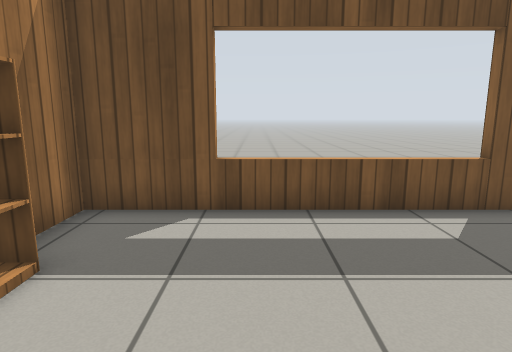
view 1 (above)

20 first-person views from a walk through a robot-simulator world made for Gazebo. The camera is 0.9 m above the floor, tilts 10° down and sees 75° across. The floor is counted in squares, 0.5 m on a side. Each view is taken from the middle of a square. On the plan, view 1 faces up. The plan holds only what a view shows up to about 17 squares ahead; the rest is blank. Gazebo's built-in surfaces are drawn with simple patterns.

view 2
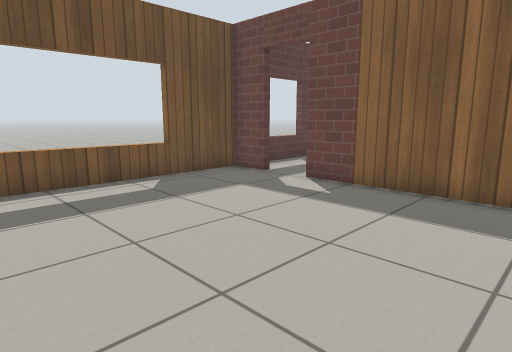

view 3
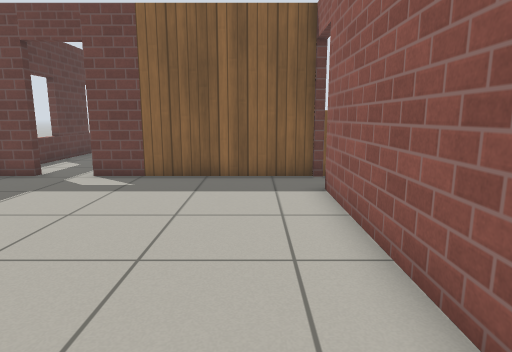

view 4
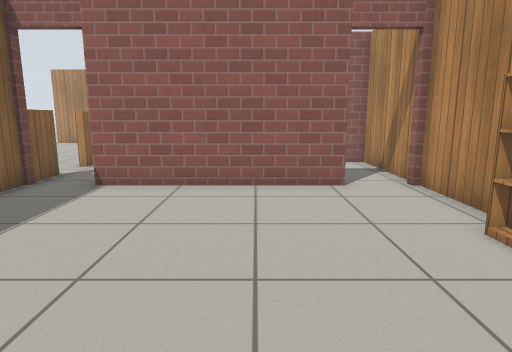

view 5
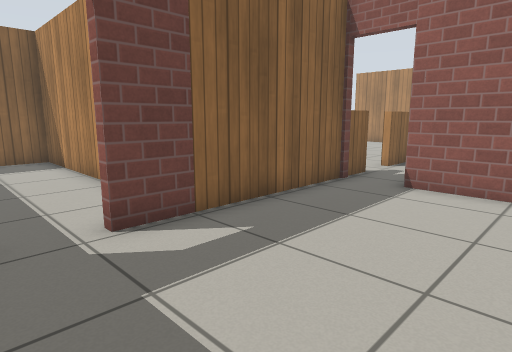

view 6
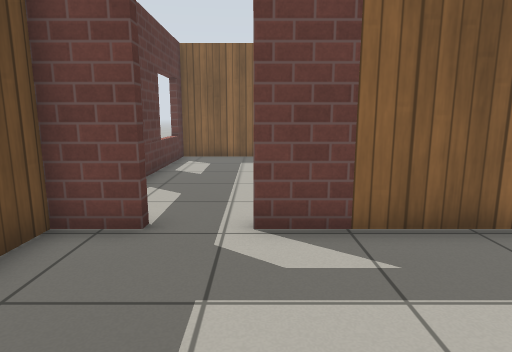

view 7
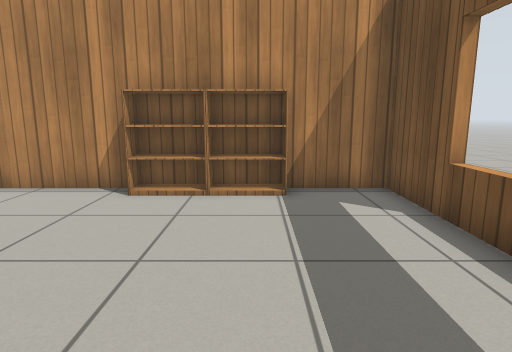

view 8
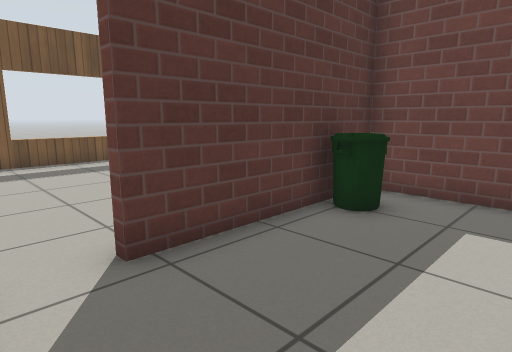

view 9
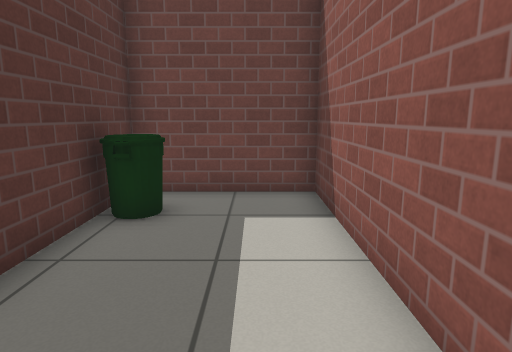

view 10
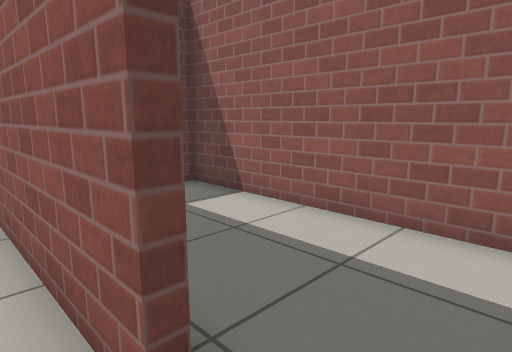

view 11
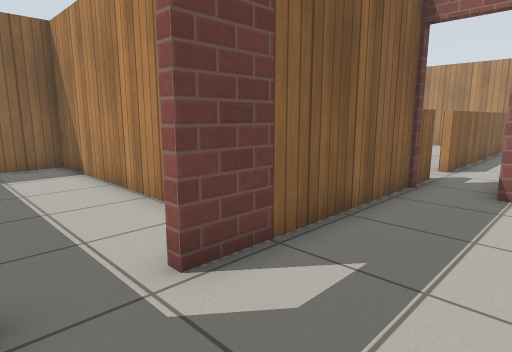

view 12
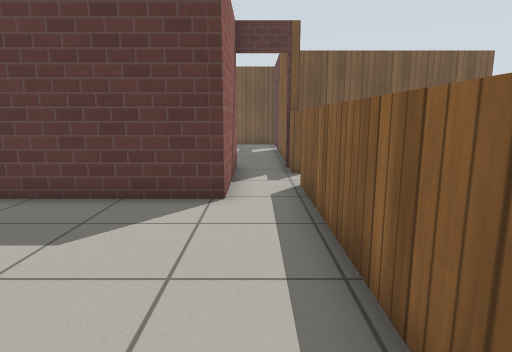

view 13
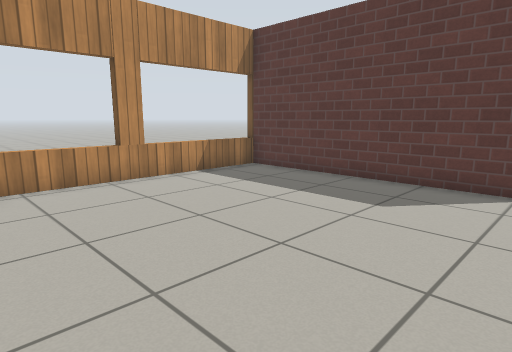

view 14
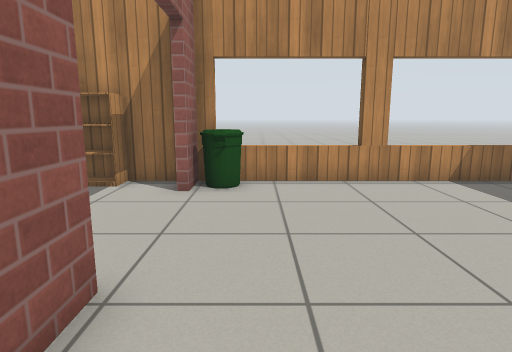

view 15
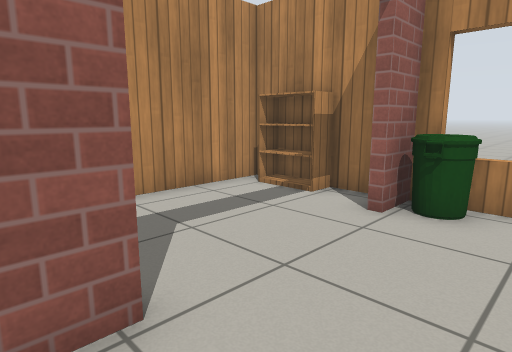

view 16
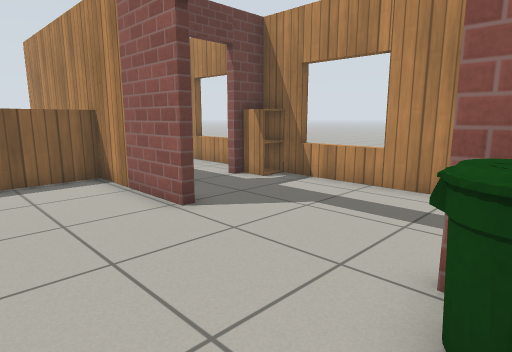

view 17
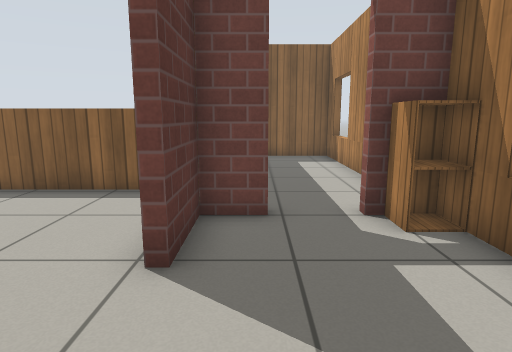

view 18
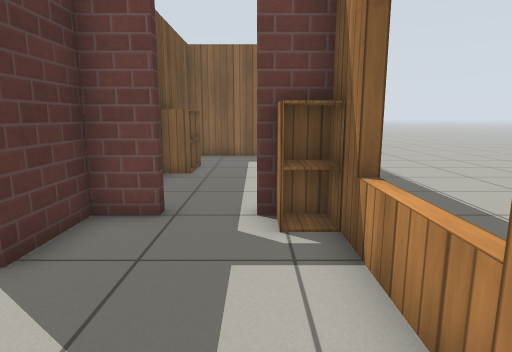

view 19
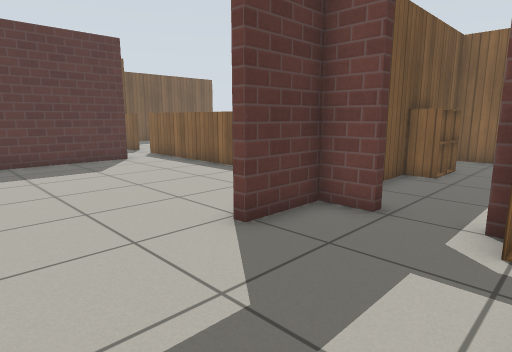

view 20
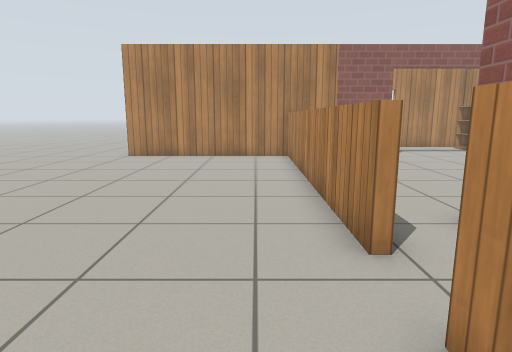

### Floor plan
Points are (right, up) in squares from view 1. A wall is a line through its corners. A room is listed if a view was taken in it or the views show most of it. See-through windows are left out.
Room 1 (views 1, 2, 3, 4, 5, 6, 7, 10, 11)
walls: (-1.4, -3.8) (5.3, -3.8); (7.2, 4.7) (7.2, 6.3) (-3.4, 6.3) (-3.4, -3.8); (7.2, -4) (7.2, 3.1)
ways out: open door at (-2.5, -4) to room 2; open door at (6.5, -4) to room 5; open door at (7, 3.5) to room 7
objects: bookshelf (-3, 0) to (-3, 1); bookshelf (-3, 2) to (-3, 3)
Room 2 (views 8, 9)
walls: (-3.4, -4.5) (-3.4, -8.5) (5, -8.5) (5, -4.1) (-1.4, -4.1)
ways out: open door at (-2.5, -4) to room 1
objects: bin (3, -5)
Room 3 (views 12, 13, 14, 15, 16)
walls: (2.7, -18.6) (7.1, -18.6); (-3.4, -8.6) (-3.4, -18.6) (-2, -18.6); (7.2, -5.5) (7.2, -4); (5.3, -3.8) (5.3, -8.7) (-3.7, -8.7); (7.6, -4.1) (7, -4.1)
low walls: (7.2, -18.8) (7.2, -7.1)
ways out: open door at (0, -19) to room 4; opening at (7, -6) to room 5
objects: bin (-3, -18) to (-2, -18)
Room 4 (views 17, 18, 19)
walls: (3.4, -23.8) (3.4, -23.3); (5, -20.2) (5, -19) (2.7, -19); (5, -22.5) (5, -22); (-3.4, -19.3) (-3.4, -23.4) (3.5, -23.4)
ways out: open door at (0, -19) to room 3; open door at (5, -21.5) to room 6
objects: bookshelf (-3, -22) to (-3, -21); cabinet (4, -23) to (5, -23)
Room 5 (view 20)
walls: (16.6, 1.1) (8.1, 1.1); (11.4, -18.6) (15, -18.6); (7.1, -18.6) (9.5, -18.6); (11.3, 6.3) (11.3, 6.8); (16.5, 6.3) (16.5, 6.8); (4.5, 6.3) (4.5, 6.8); (-0.8, 6.8) (-0.8, 6.3)
low walls: (7.5, -7.1) (7.5, -18.8); (7.5, -4.8) (7.5, -5.5)
ways out: open door at (6.5, -4) to room 1; opening at (7, -6) to room 3
Room 6 (no view inside)
walls: (9.5, -19) (8.1, -19); (9, -23.8) (9, -23.3); (6.9, -23.4) (14.7, -23.4) (14.7, -19) (11.4, -19); (13.6, -23.8) (13.6, -23.3)
ways out: open door at (5, -21.5) to room 4
objects: cabinet (10, -20) to (10, -19); cabinet (11, -20) to (11, -19)
Room 7 (no view inside)
walls: (10.3, 1.4) (17.4, 1.4) (17.4, 6.3) (9.1, 6.3)
ways out: open door at (7, 3.5) to room 1

Where each view was taken, in squares from view 1:
view 1: 0 up, 0 right, facing up
view 2: 3 down, 1 left, facing up-right
view 3: 2 down, 3 left, facing right
view 4: 5 up, 1 right, facing down
view 5: 5 up, 2 right, facing down-right
view 6: 3 up, 2 right, facing right
view 7: 3 up, 5 right, facing left
view 8: 8 down, 3 left, facing up-right
view 9: 7 down, 3 left, facing right
view 10: 3 down, 3 left, facing down-right
view 11: 5 up, 4 right, facing down-right
view 12: 16 down, 6 right, facing up
view 13: 18 down, 6 right, facing up-left
view 14: 17 down, 6 right, facing left
view 15: 16 down, 4 right, facing down-left
view 16: 15 down, 3 left, facing down-right
view 17: 20 down, 1 left, facing right
view 18: 22 down, 1 left, facing right
view 19: 23 down, 1 left, facing up-right
view 20: 3 down, 9 right, facing down
